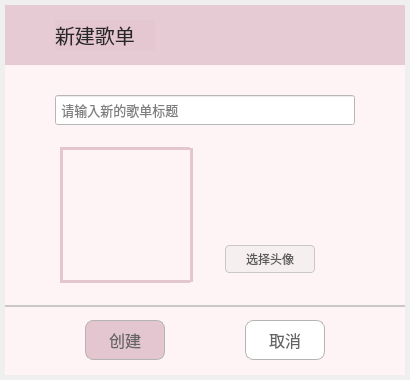
<?xml version="1.0" encoding="UTF-8"?>
<ui version="4.0">
 <class>Dialog</class>
 <widget class="QDialog" name="Dialog">
  <property name="geometry">
   <rect>
    <x>0</x>
    <y>0</y>
    <width>410</width>
    <height>380</height>
   </rect>
  </property>
  <property name="focusPolicy">
   <enum>Qt::NoFocus</enum>
  </property>
  <property name="windowTitle">
   <string>New</string>
  </property>
  <property name="windowIcon">
   <iconset>
    <normaloff>:/bg/add.png</normaloff>:/bg/add.png</iconset>
  </property>
  <property name="styleSheet">
   <string notr="true"/>
  </property>
  <widget class="QWidget" name="widget_2" native="true">
   <property name="geometry">
    <rect>
     <x>5</x>
     <y>5</y>
     <width>400</width>
     <height>370</height>
    </rect>
   </property>
   <property name="styleSheet">
    <string notr="true">background-color:rgba(255, 244, 245, 240);</string>
   </property>
   <widget class="QWidget" name="widget" native="true">
    <property name="geometry">
     <rect>
      <x>0</x>
      <y>0</y>
      <width>400</width>
      <height>60</height>
     </rect>
    </property>
    <property name="styleSheet">
     <string notr="true">background-color: rgba(228, 198, 208,230);</string>
    </property>
    <widget class="QLabel" name="label_2">
     <property name="geometry">
      <rect>
       <x>50</x>
       <y>15</y>
       <width>100</width>
       <height>30</height>
      </rect>
     </property>
     <property name="font">
      <font>
       <family>微软雅黑 Light</family>
       <pointsize>15</pointsize>
      </font>
     </property>
     <property name="styleSheet">
      <string notr="true">color:rgb(40,40,40)</string>
     </property>
     <property name="text">
      <string>新建歌单</string>
     </property>
    </widget>
   </widget>
   <widget class="QLabel" name="picLabel">
    <property name="geometry">
     <rect>
      <x>60</x>
      <y>150</y>
      <width>120</width>
      <height>120</height>
     </rect>
    </property>
    <property name="text">
     <string/>
    </property>
   </widget>
   <widget class="QPushButton" name="acceptButton">
    <property name="geometry">
     <rect>
      <x>80</x>
      <y>315</y>
      <width>80</width>
      <height>40</height>
     </rect>
    </property>
    <property name="font">
     <font>
      <family>微软雅黑 Light</family>
      <pointsize>12</pointsize>
      <weight>50</weight>
      <bold>false</bold>
     </font>
    </property>
    <property name="cursor">
     <cursorShape>PointingHandCursor</cursorShape>
    </property>
    <property name="focusPolicy">
     <enum>Qt::NoFocus</enum>
    </property>
    <property name="styleSheet">
     <string notr="true">QPushButton{background-color:rgb(228, 198, 208);;border:1px solid rgb(180,180,180);border-radius:8px;color:rgb(100,100,100)}
QPushButton:hover{color: black;background-color:rgb(220, 190, 200)}</string>
    </property>
    <property name="text">
     <string>创建</string>
    </property>
    <property name="shortcut">
     <string>Return</string>
    </property>
    <property name="flat">
     <bool>true</bool>
    </property>
   </widget>
   <widget class="QLineEdit" name="nameLineEdit">
    <property name="geometry">
     <rect>
      <x>50</x>
      <y>90</y>
      <width>300</width>
      <height>30</height>
     </rect>
    </property>
    <property name="font">
     <font>
      <family>微软雅黑 Light</family>
      <pointsize>10</pointsize>
      <kerning>true</kerning>
     </font>
    </property>
    <property name="focusPolicy">
     <enum>Qt::ClickFocus</enum>
    </property>
    <property name="styleSheet">
     <string notr="true">background-color: rgb(255, 255, 255);</string>
    </property>
    <property name="maxLength">
     <number>20</number>
    </property>
    <property name="frame">
     <bool>true</bool>
    </property>
    <property name="placeholderText">
     <string> 请输入新的歌单标题</string>
    </property>
   </widget>
   <widget class="QPushButton" name="rejectButton">
    <property name="geometry">
     <rect>
      <x>240</x>
      <y>315</y>
      <width>80</width>
      <height>40</height>
     </rect>
    </property>
    <property name="font">
     <font>
      <family>微软雅黑 Light</family>
      <pointsize>12</pointsize>
     </font>
    </property>
    <property name="cursor">
     <cursorShape>PointingHandCursor</cursorShape>
    </property>
    <property name="focusPolicy">
     <enum>Qt::NoFocus</enum>
    </property>
    <property name="styleSheet">
     <string notr="true">QPushButton:hover{color: rgb(249, 144, 111);background:rgb(250,250,250)}
QPushButton{border:1px solid rgb(180,180,180);
border-radius:8px;background-color:white;color:rgb(100,100,100)}</string>
    </property>
    <property name="text">
     <string>取消</string>
    </property>
    <property name="shortcut">
     <string>Esc</string>
    </property>
   </widget>
   <widget class="QPushButton" name="fileDialogButton">
    <property name="geometry">
     <rect>
      <x>220</x>
      <y>240</y>
      <width>90</width>
      <height>28</height>
     </rect>
    </property>
    <property name="font">
     <font>
      <family>微软雅黑 Light</family>
      <pointsize>9</pointsize>
     </font>
    </property>
    <property name="cursor">
     <cursorShape>PointingHandCursor</cursorShape>
    </property>
    <property name="styleSheet">
     <string notr="true">QPushButton{background:rgba(230,230,230,80);border:1px solid rgb(200,200,200);
border-radius:4px;color:rgb(90,90,90)}
QPushButton:hover{background:rgb(225, 225, 235);color: black;border-color:rgb(140,140,140)}</string>
    </property>
    <property name="text">
     <string>选择头像</string>
    </property>
   </widget>
   <widget class="Line" name="line">
    <property name="geometry">
     <rect>
      <x>0</x>
      <y>300</y>
      <width>400</width>
      <height>2</height>
     </rect>
    </property>
    <property name="styleSheet">
     <string notr="true">background-color: rgb(200,200,200)</string>
    </property>
    <property name="lineWidth">
     <number>0</number>
    </property>
    <property name="orientation">
     <enum>Qt::Horizontal</enum>
    </property>
   </widget>
   <widget class="Line" name="line_2">
    <property name="geometry">
     <rect>
      <x>55</x>
      <y>275</y>
      <width>130</width>
      <height>3</height>
     </rect>
    </property>
    <property name="styleSheet">
     <string notr="true">background-color: rgb(228, 198, 208);</string>
    </property>
    <property name="lineWidth">
     <number>0</number>
    </property>
    <property name="orientation">
     <enum>Qt::Horizontal</enum>
    </property>
   </widget>
   <widget class="Line" name="line_3">
    <property name="geometry">
     <rect>
      <x>55</x>
      <y>142</y>
      <width>130</width>
      <height>3</height>
     </rect>
    </property>
    <property name="styleSheet">
     <string notr="true">background-color: rgb(228, 198, 208);</string>
    </property>
    <property name="lineWidth">
     <number>0</number>
    </property>
    <property name="orientation">
     <enum>Qt::Horizontal</enum>
    </property>
   </widget>
   <widget class="Line" name="line_4">
    <property name="geometry">
     <rect>
      <x>55</x>
      <y>143</y>
      <width>3</width>
      <height>134</height>
     </rect>
    </property>
    <property name="styleSheet">
     <string notr="true">background-color: rgb(228, 198, 208);</string>
    </property>
    <property name="lineWidth">
     <number>0</number>
    </property>
    <property name="orientation">
     <enum>Qt::Vertical</enum>
    </property>
   </widget>
   <widget class="Line" name="line_5">
    <property name="geometry">
     <rect>
      <x>185</x>
      <y>143</y>
      <width>3</width>
      <height>134</height>
     </rect>
    </property>
    <property name="styleSheet">
     <string notr="true">background-color: rgb(228, 198, 208);</string>
    </property>
    <property name="lineWidth">
     <number>0</number>
    </property>
    <property name="orientation">
     <enum>Qt::Vertical</enum>
    </property>
   </widget>
  </widget>
  <widget class="QFrame" name="frame">
   <property name="geometry">
    <rect>
     <x>0</x>
     <y>0</y>
     <width>410</width>
     <height>380</height>
    </rect>
   </property>
   <property name="styleSheet">
    <string notr="true">QFrame { 
	
                             background-color: transparent;
                             border-top: 5px solid qlineargradient(y0:0, y1:1,
                                stop: 0 rgb(180, 180, 180), stop: 1 transparent);
	
                              border-left: 5px solid qlineargradient(x0:0, x1:1,
                                stop: 0 rgb(180, 180, 180), stop: 1 transparent);
                             border-bottom: 5px solid qlineargradient(y0:0, y1:1,
                                stop: 0 transparent, stop: 1 rgb(180, 180, 180));
                             border-right: 5px solid qlineargradient(x0:0, x1:1,
                               stop:  0 transparent, stop: 1 rgb(180, 180, 180));
;}</string>
   </property>
   <property name="frameShape">
    <enum>QFrame::StyledPanel</enum>
   </property>
   <property name="frameShadow">
    <enum>QFrame::Raised</enum>
   </property>
  </widget>
  <zorder>frame</zorder>
  <zorder>widget_2</zorder>
 </widget>
 <resources/>
 <connections/>
</ui>
